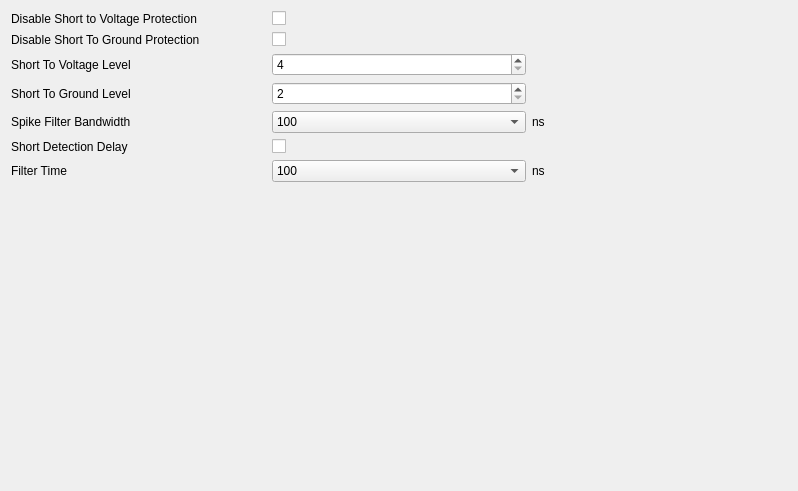
         <widget class="QWidget" name="scrollAreaWidgetContents_5">
          <property name="geometry">
           <rect>
            <x>0</x>
            <y>0</y>
            <width>798</width>
            <height>491</height>
           </rect>
          </property>
          <layout class="QVBoxLayout" name="verticalLayout_17">
           <item>
            <layout class="QGridLayout" name="gridLayout_7">
             <item row="5" column="0">
              <widget class="QLabel" name="label_12">
               <property name="text">
                <string>Short Detection Delay</string>
               </property>
              </widget>
             </item>
             <item row="1" column="0">
              <widget class="QLabel" name="label_67">
               <property name="text">
                <string>Disable Short To Ground Protection</string>
               </property>
              </widget>
             </item>
             <item row="1" column="1">
              <widget class="QCheckBox" name="disable_short_to_ground_protection_checkbox">
               <property name="text">
                <string/>
               </property>
              </widget>
             </item>
             <item row="2" column="0">
              <widget class="QLabel" name="label_9">
               <property name="text">
                <string>Short To Voltage Level</string>
               </property>
              </widget>
             </item>
             <item row="4" column="0">
              <widget class="QLabel" name="label_11">
               <property name="text">
                <string>Spike Filter Bandwidth</string>
               </property>
              </widget>
             </item>
             <item row="3" column="0">
              <widget class="QLabel" name="label_10">
               <property name="text">
                <string>Short To Ground Level</string>
               </property>
              </widget>
             </item>
             <item row="0" column="0">
              <widget class="QLabel" name="label_7">
               <property name="text">
                <string>Disable Short to Voltage Protection</string>
               </property>
              </widget>
             </item>
             <item row="6" column="0">
              <widget class="QLabel" name="label_13">
               <property name="text">
                <string>Filter Time</string>
               </property>
              </widget>
             </item>
             <item row="0" column="1">
              <widget class="QCheckBox" name="disable_short_to_voltage_protection_checkbox">
               <property name="text">
                <string/>
               </property>
              </widget>
             </item>
             <item row="2" column="1">
              <widget class="QSpinBox" name="short_to_voltage_level_spin">
               <property name="minimum">
                <number>4</number>
               </property>
               <property name="maximum">
                <number>15</number>
               </property>
              </widget>
             </item>
             <item row="3" column="1">
              <widget class="QSpinBox" name="short_to_ground_level_spin">
               <property name="minimum">
                <number>2</number>
               </property>
               <property name="maximum">
                <number>15</number>
               </property>
              </widget>
             </item>
             <item row="5" column="1">
              <widget class="QCheckBox" name="short_detection_delay_checkbox">
               <property name="text">
                <string/>
               </property>
              </widget>
             </item>
             <item row="4" column="1">
              <widget class="QComboBox" name="spike_filter_bandwidth_combo">
               <item>
                <property name="text">
                 <string>100</string>
                </property>
               </item>
               <item>
                <property name="text">
                 <string>1000</string>
                </property>
               </item>
               <item>
                <property name="text">
                 <string>2000</string>
                </property>
               </item>
               <item>
                <property name="text">
                 <string>3000</string>
                </property>
               </item>
              </widget>
             </item>
             <item row="6" column="1">
              <widget class="QComboBox" name="filter_time_combo">
               <item>
                <property name="text">
                 <string>100</string>
                </property>
               </item>
               <item>
                <property name="text">
                 <string>200</string>
                </property>
               </item>
               <item>
                <property name="text">
                 <string>300</string>
                </property>
               </item>
               <item>
                <property name="text">
                 <string>400</string>
                </property>
               </item>
              </widget>
             </item>
             <item row="4" column="2">
              <widget class="QLabel" name="label_68">
               <property name="text">
                <string>ns</string>
               </property>
              </widget>
             </item>
             <item row="6" column="2">
              <widget class="QLabel" name="label_69">
               <property name="text">
                <string>ns</string>
               </property>
              </widget>
             </item>
            </layout>
           </item>
           <item>
            <spacer name="verticalSpacer_6">
             <property name="orientation">
              <enum>Qt::Vertical</enum>
             </property>
             <property name="sizeHint" stdset="0">
              <size>
               <width>20</width>
               <height>40</height>
              </size>
             </property>
            </spacer>
           </item>
          </layout>
         </widget>
